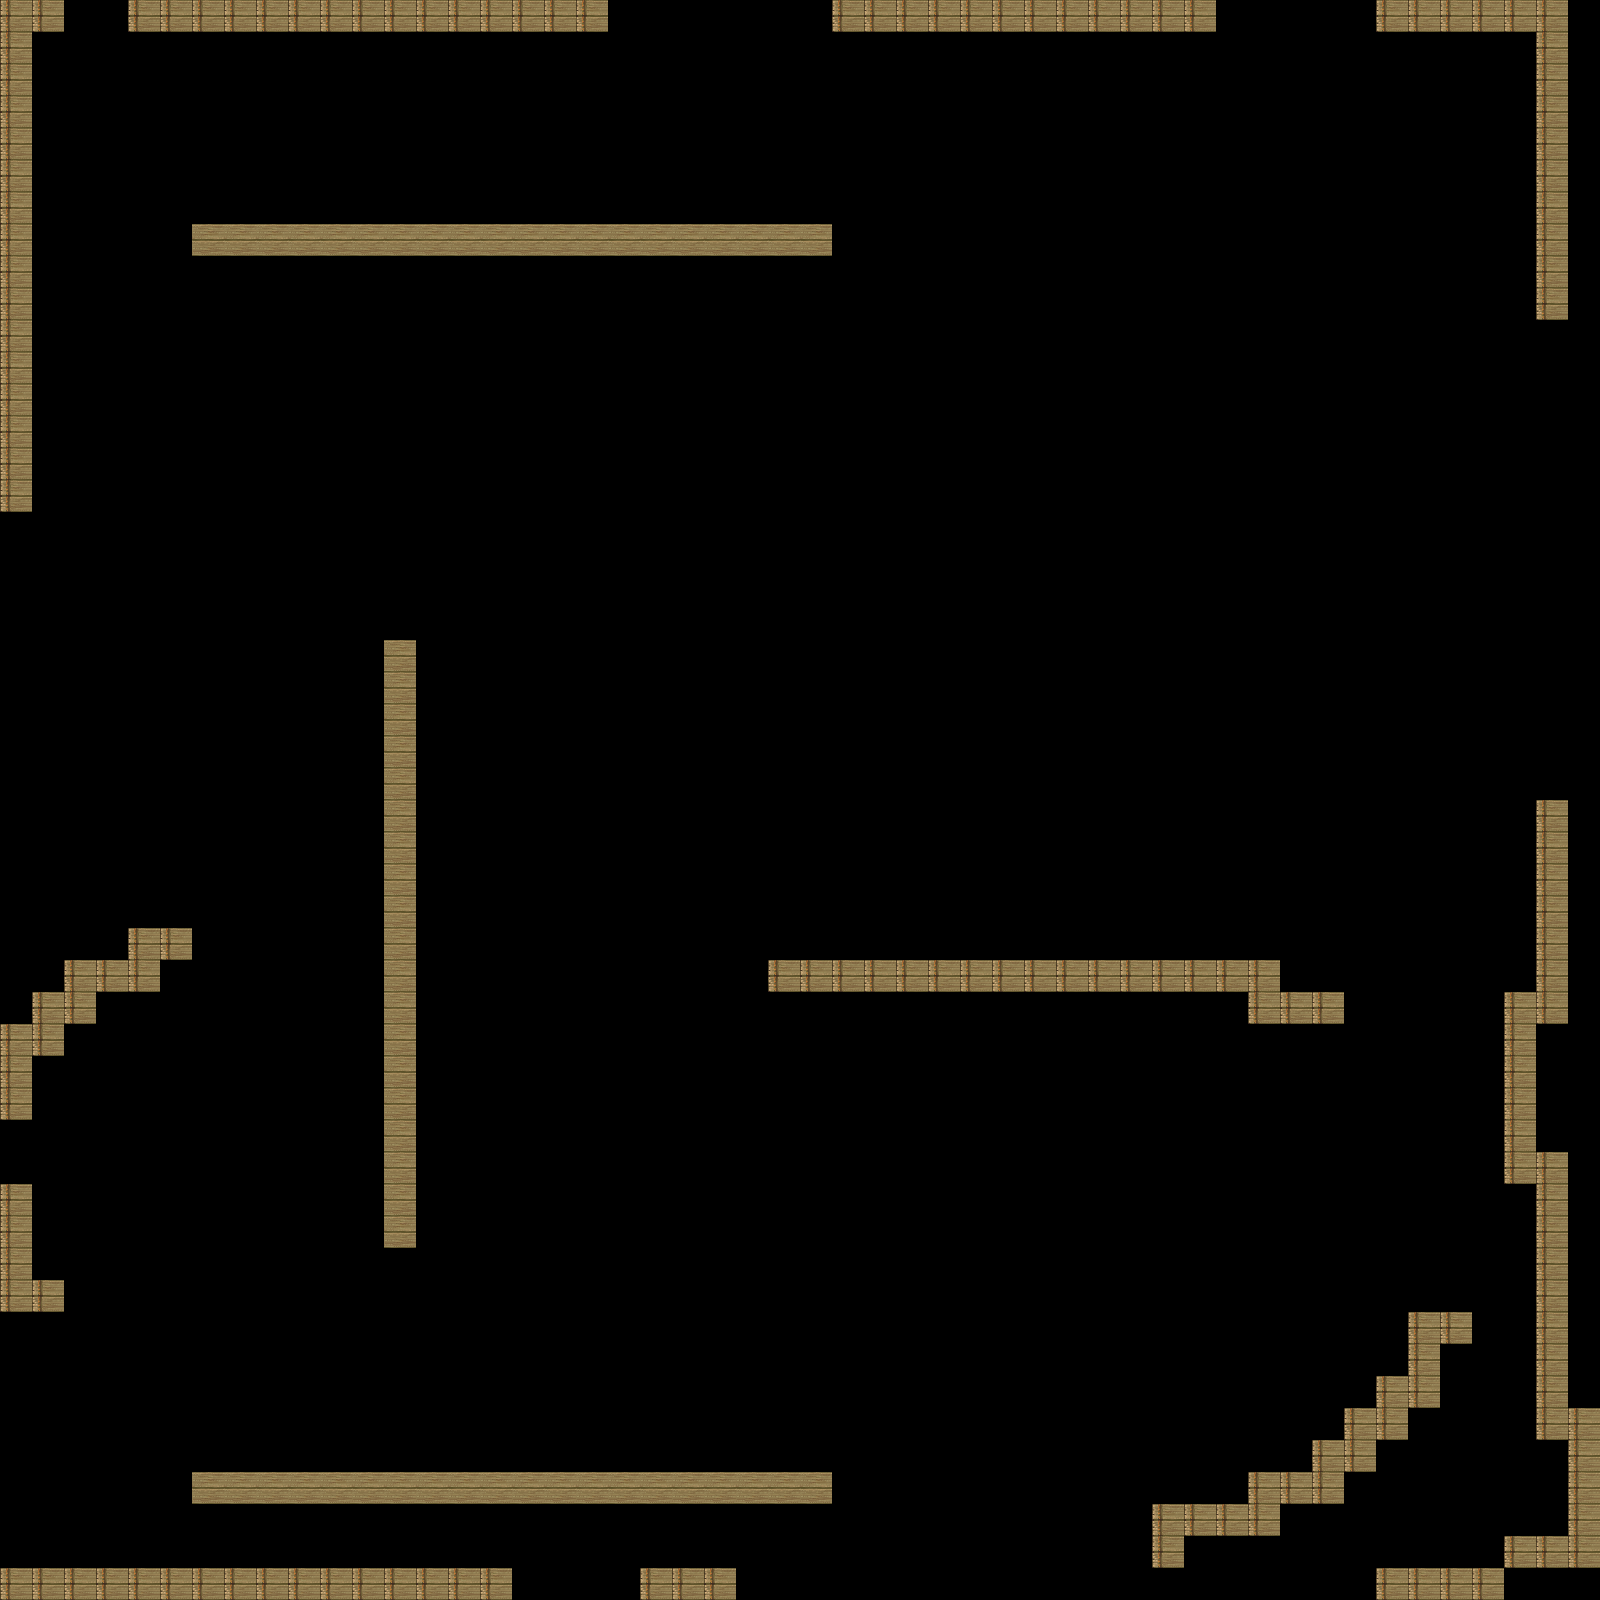

Rendered tile map (Tiled .tmx) drawn with the repository's tilesets; below, a short description and the map source with its tile grids summarised:
An orthogonal 50x50 tile map with 32x32 px tiles, 1 tile layer (Tile Layer 1).

<map version="1.0" orientation="orthogonal" width="50" height="50" tilewidth="32" tileheight="32">
 <tileset firstgid="1" name="tileb" tilewidth="32" tileheight="32">
  <image source="tileb.png" width="512" height="512" />
  <tile id="36">
   <properties>
    <property name="wall" value="" />
   </properties>
  </tile>
 </tileset>
 <layer name="Tile Layer 1" width="50" height="50">
  <data>[2500 cells, 2500 non-empty, 3 distinct tile ids]</data>
 </layer>
</map>
